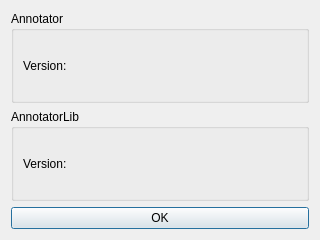
<?xml version="1.0" encoding="UTF-8"?>
<ui version="4.0">
 <class>AboutDialog</class>
 <widget class="QDialog" name="AboutDialog">
  <property name="geometry">
   <rect>
    <x>0</x>
    <y>0</y>
    <width>320</width>
    <height>240</height>
   </rect>
  </property>
  <property name="windowTitle">
   <string>About Annotator</string>
  </property>
  <layout class="QVBoxLayout" name="verticalLayout">
   <item>
    <widget class="QGroupBox" name="groupBox">
     <property name="title">
      <string>Annotator</string>
     </property>
     <layout class="QHBoxLayout" name="horizontalLayout">
      <item>
       <widget class="QLabel" name="annotatorVersionLabel">
        <property name="text">
         <string>Version: </string>
        </property>
       </widget>
      </item>
     </layout>
    </widget>
   </item>
   <item>
    <widget class="QGroupBox" name="groupBox_2">
     <property name="title">
      <string>AnnotatorLib</string>
     </property>
     <layout class="QHBoxLayout" name="horizontalLayout_2">
      <item>
       <widget class="QLabel" name="annotatorLibVersionLabel">
        <property name="text">
         <string>Version:</string>
        </property>
       </widget>
      </item>
     </layout>
    </widget>
   </item>
   <item>
    <widget class="QPushButton" name="okButton">
     <property name="text">
      <string>OK</string>
     </property>
    </widget>
   </item>
  </layout>
 </widget>
 <resources/>
 <connections/>
</ui>
